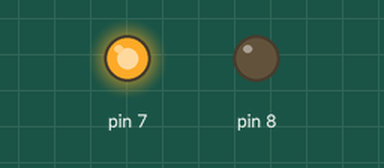
The sketch below on a simulated Arduino Uno, built with avr-gcc and run on an emulated ATmega328P. On the bench: output pins drawn as LEDs (lit = HIGH).

Above: at 0.7 s.
At 5.2 s:
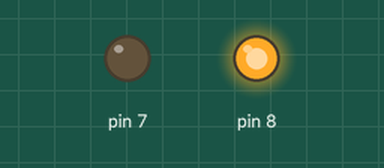
Timing chart, 0 to 6.9 s (numbered marks = the images above):
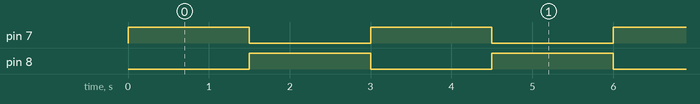

Measured:
- by itself, pin 7, pin 8: alternates HIGH for 1.5 s and LOW for 1.5 s

The sketch:

dc.ino
```cpp
void setup() {
  pinMode(7,OUTPUT);
  pinMode(8,OUTPUT);
}

void loop() {

  digitalWrite(7,HIGH);
  digitalWrite(8,LOW);
  delay(1500);
  digitalWrite(7,LOW);
  digitalWrite(8,HIGH);
  delay(1500);

}
```
